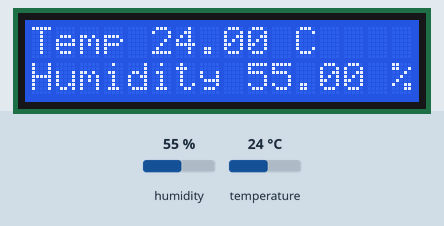
A sketch run on a simulated Arduino Uno, built with avr-gcc and run on an emulated ATmega328P. Shown: 16×2 character LCD. The test bench sets the inputs (shaded band); at power-on: humidity 55 %, temperature 24 °C. What the sketch prints to the serial monitor is not drawn.

Above: at 1.2 s.
1.3 s: humidity set to 22 %
At 2.7 s:
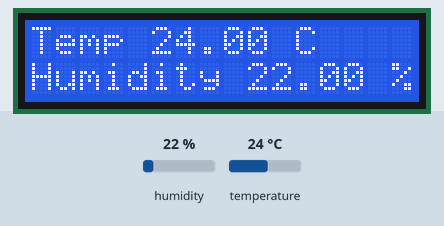
7.3 s: temperature set to 12 °C
At 9.5 s:
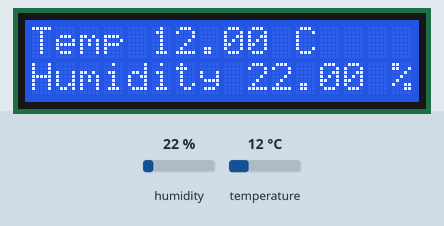
11.7 s: humidity set to 40 %
At 13.6 s:
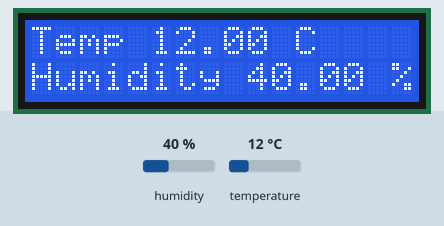
15.7 s: temperature set to 19 °C
At 17.8 s:
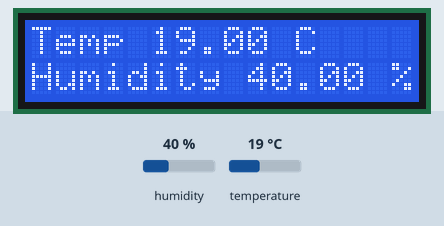
Timing chart, 0 to 19.3 s (numbered marks = the images above; inputs shaded):
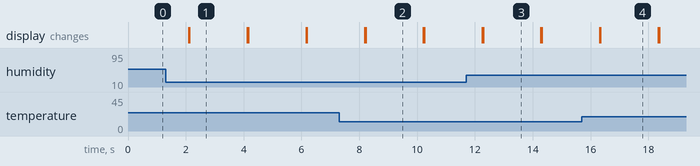

Measured:
- after the input at 1.3 s, the display: first differs from a run without the input after 0.82 s (image 1)
- after the input at 7.3 s, the display: first differs from a run without the input after 0.92 s (image 2)
- after the input at 11.7 s, the display: first differs from a run without the input after 0.58 s (image 3)
- after the input at 15.7 s, the display: first differs from a run without the input after 0.64 s (image 4)
- what the display in image 1 shows lasts 2.0 s, from 2.1 s to 4.1 s

The sketch:

dht11lcddisplay.ino
```cpp
#include <LiquidCrystal.h>

int rs=7;
int en=8;
int d4=9;
int d5=10;
int d6=11;
int d7=12;
// set variables for the pins

int dt=2000;

// set up the LCD display
LiquidCrystal lcd(rs,en,d4,d5,d6,d7);

#include "DHT.h"

// setup the DHT11 sensor
#define Type DHT11
int sensePin=2;
DHT HT(sensePin, Type);

float humidity;
float tempC;
float tempF;

void setup() {
HT.begin();
lcd.begin(16,2);
Serial.begin(9600);
}

void loop() {
Serial.println("=============");

humidity=HT.readHumidity();
tempF=HT.readTemperature(true);
tempC=HT.readTemperature();

if ( isnan(humidity)|| isnan(tempF) || isnan(tempC)){
  Serial.println("error reading from sensor");
  return;
}

lcd.setCursor(0,0);
lcd.print("Temp ");
lcd.print(tempC);
lcd.print(" C");

lcd.setCursor(0,1);
lcd.print("Humidity ");
lcd.print(humidity);
lcd.print(" %");


Serial.print("Temprature: ");
Serial.print(tempC);
Serial.print(" C ");
Serial.print("Humidity: ");
Serial.print(humidity);
Serial.println(" %");

delay(dt);
lcd.clear();
}
```
